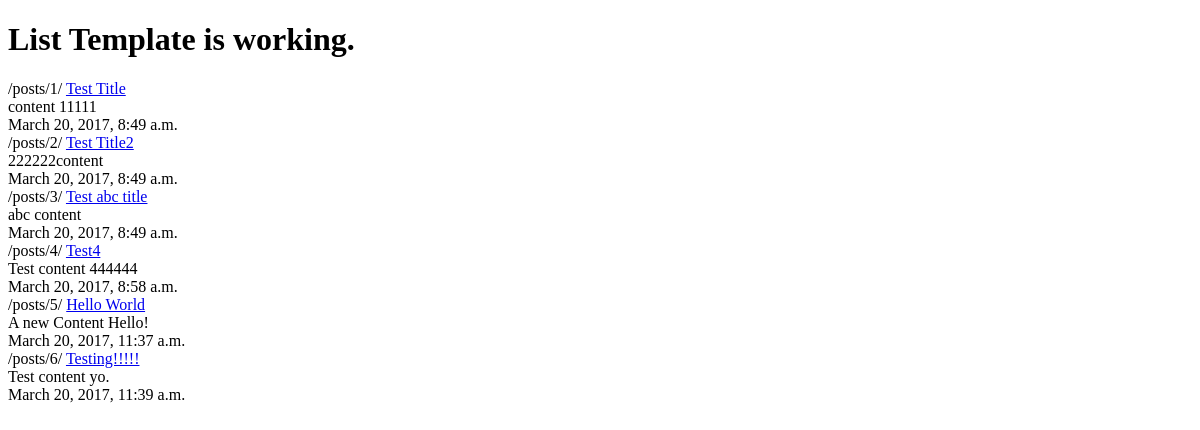
The app's page /posts/, older data.
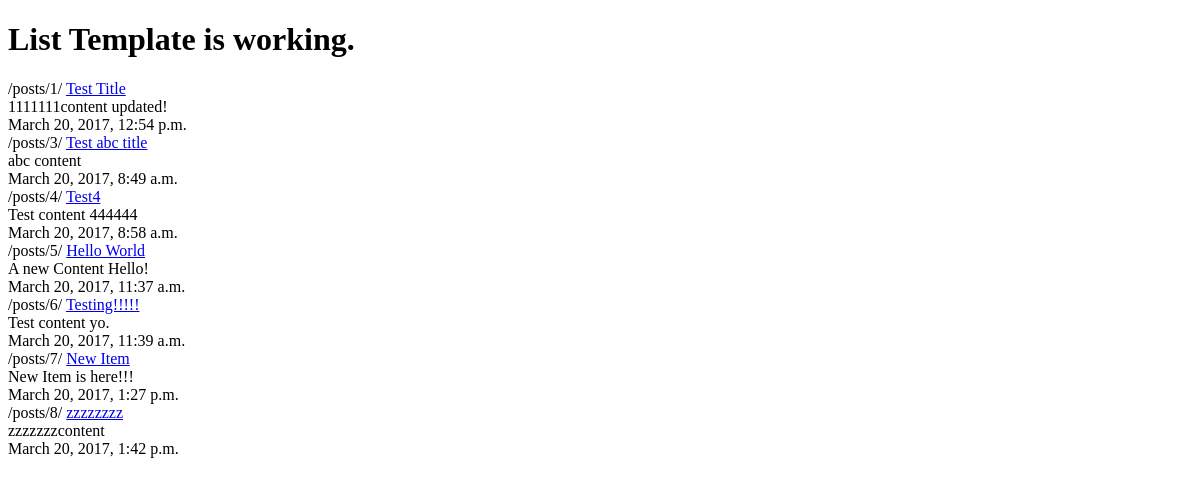
The same page, newer data.
### posts/models.py (models this page shows, shortened)
class Post(models.Model):
    title = models.CharField(max_length=120)
    content = models.TextField()
    updated = models.DateTimeField(auto_now=True, auto_now_add=False)
    timestamp = models.DateTimeField(auto_now=False, auto_now_add=True)
    def get_absolute_url(self):
        return reverse("posts:detail", kwargs={"id": self.id})

### posts/views.py (the view)
def post_list(request):
    queryset = Post.objects.all()
    context = {
        "object_list": queryset,
        "title": "List"
    }
    return render(request, "post_list.html", context)

### templates/post_list.html
{% extends "base.html" %}
{% block content %}
    <h1>{{ title }} Template is working.</h1>
    {% for obj in object_list %}
    {% url "posts:detail" id=obj.id%}
    <a href='{{ obj.get_absolute_url }}'>{{ obj.title }}</a> <br/>
    {{ obj.content }} <br/>
    {{ obj.updated }} <br/>
    {% endfor %}
{% endblock content %}

### templates/base.html (shortened to what this page needs)
<!DOCTYPE html>
<html lang="en">
<head>
</head>
<body>
<div class="container">
    {% block content %}
    {% endblock content%}
</div>
</body>
</html>

Row changes from the older to the newer data that the page shows:
removed Post: id "/posts/2/", title "Test Title2", content "222222content", updated "March 20, 2017, 8:49 a.m."
changed Post "/posts/1/": content "content 11111" → "1111111content updated!"; updated "March 20, 2017, 8:49 a.m." → "March 20, 2017, 12:54 p.m."
added Post: id "/posts/7/", title "New Item", content "New Item is here!!!", updated "March 20, 2017, 1:27 p.m."
added Post: id "/posts/8/", title "zzzzzzzz", content "zzzzzzzcontent", updated "March 20, 2017, 1:42 p.m."
